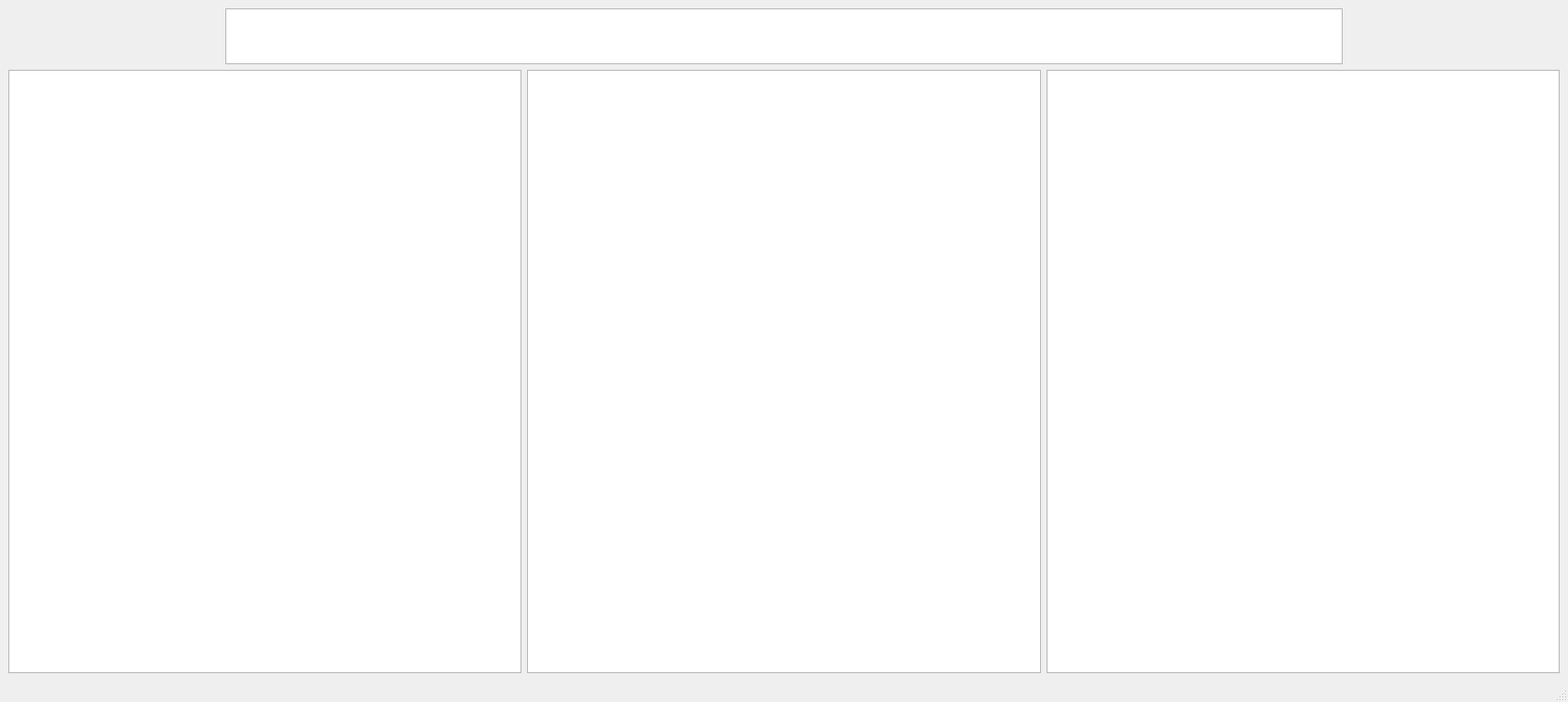
<?xml version="1.0" encoding="UTF-8"?>
<ui version="4.0">
 <class>Screen</class>
 <widget class="QMainWindow" name="Screen">
  <property name="geometry">
   <rect>
    <x>0</x>
    <y>0</y>
    <width>1684</width>
    <height>754</height>
   </rect>
  </property>
  <property name="windowTitle">
   <string>MainWindow</string>
  </property>
  <widget class="QWidget" name="centralwidget">
   <layout class="QVBoxLayout" name="verticalLayout">
    <item>
     <layout class="QHBoxLayout" name="horizontalLayout_2">
      <item>
       <spacer name="horizontalSpacer">
        <property name="orientation">
         <enum>Qt::Horizontal</enum>
        </property>
        <property name="sizeHint" stdset="0">
         <size>
          <width>100</width>
          <height>20</height>
         </size>
        </property>
       </spacer>
      </item>
      <item>
       <widget class="QTextBrowser" name="textBrowser">
        <property name="minimumSize">
         <size>
          <width>1200</width>
          <height>0</height>
         </size>
        </property>
        <property name="maximumSize">
         <size>
          <width>16777215</width>
          <height>60</height>
         </size>
        </property>
        <property name="font">
         <font>
          <family>Agency FB</family>
          <pointsize>14</pointsize>
         </font>
        </property>
        <property name="html">
         <string>&lt;!DOCTYPE HTML PUBLIC &quot;-//W3C//DTD HTML 4.0//EN&quot; &quot;http://www.w3.org/TR/REC-html40/strict.dtd&quot;&gt;
&lt;html&gt;&lt;head&gt;&lt;meta name=&quot;qrichtext&quot; content=&quot;1&quot; /&gt;&lt;style type=&quot;text/css&quot;&gt;
p, li { white-space: pre-wrap; }
&lt;/style&gt;&lt;/head&gt;&lt;body style=&quot; font-family:'Agency FB'; font-size:14pt; font-weight:400; font-style:normal;&quot;&gt;
&lt;p style=&quot;-qt-paragraph-type:empty; margin-top:0px; margin-bottom:0px; margin-left:0px; margin-right:0px; -qt-block-indent:0; text-indent:0px; font-family:'SimSun'; font-size:9pt;&quot;&gt;&lt;br /&gt;&lt;/p&gt;&lt;/body&gt;&lt;/html&gt;</string>
        </property>
       </widget>
      </item>
      <item>
       <spacer name="horizontalSpacer_2">
        <property name="orientation">
         <enum>Qt::Horizontal</enum>
        </property>
        <property name="sizeHint" stdset="0">
         <size>
          <width>198</width>
          <height>20</height>
         </size>
        </property>
       </spacer>
      </item>
     </layout>
    </item>
    <item>
     <layout class="QHBoxLayout" name="horizontalLayout">
      <item>
       <widget class="QTextEdit" name="textBrowser_2">
        <property name="minimumSize">
         <size>
          <width>0</width>
          <height>500</height>
         </size>
        </property>
       </widget>
      </item>
      <item>
       <widget class="QTextEdit" name="textBrowser_3">
        <property name="minimumSize">
         <size>
          <width>0</width>
          <height>500</height>
         </size>
        </property>
       </widget>
      </item>
      <item>
       <widget class="QTextEdit" name="textBrowser_4">
        <property name="minimumSize">
         <size>
          <width>0</width>
          <height>500</height>
         </size>
        </property>
       </widget>
      </item>
     </layout>
    </item>
   </layout>
  </widget>
  <widget class="QMenuBar" name="menubar">
   <property name="geometry">
    <rect>
     <x>0</x>
     <y>0</y>
     <width>1684</width>
     <height>17</height>
    </rect>
   </property>
  </widget>
  <widget class="QStatusBar" name="statusbar"/>
 </widget>
 <resources/>
 <connections/>
</ui>
